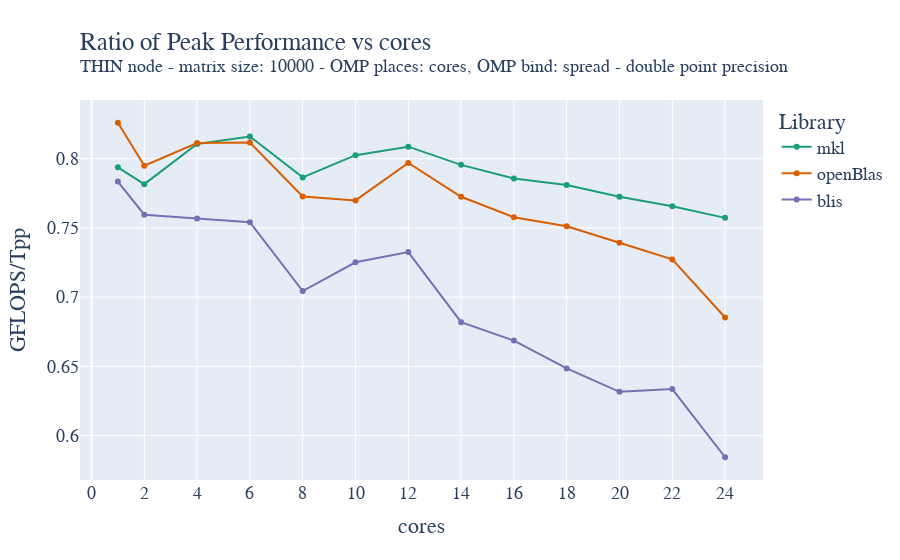

Source (notebook cell):
### Code cell
fig = go.Figure()

fig.add_trace(go.Scatter(x=mkl_double_avg["cores"]["mean"], y=mkl_double_avg["gflops"]["mean"]/T_peak_double, name='mkl',))
fig.add_trace(go.Scatter(x=oblas_double_avg["cores"]["mean"], y=oblas_double_avg["gflops"]["mean"]/T_peak_double, name='openBlas',))
fig.add_trace(go.Scatter(x=blis_double_avg["cores"]["mean"], y=blis_double_avg["gflops"]["mean"]/T_peak_double, name='blis',))

fig.update_layout(
    title=go.layout.Title(
        text="Ratio of Peak Performance vs cores<br><sup>THIN node - matrix size: 10000 - OMP places: cores, OMP bind: spread - double point precision</sup>",
        xref="paper",
        x=0,
    ),
    xaxis_title="cores",
    xaxis = dict(
        tickmode = 'linear',
        tick0 = '0',
        dtick = '2'
    ),
    yaxis_title="GFLOPS/Tpp",
    legend_title="Library",
    font=dict(
        family="Courier New, monospace",
        size=18,
    ),
    colorway=["#1b9e77","#d95f02", "#7570b3"]
)
fig.show()
fig.write_image("/home/andres/hpc/Foundations_of_HPC_2022/Assignment/my_assignment/report/images/fixed_size_thin_double_gflops_spread_ratio.pdf", height=500, width=1000)

### Figure 1 — Plotly figure (JSON) as saved in the notebook; plotly's stock layout.template omitted (floating-point values rounded to 4 significant figures)
{"data": [{"name": "mkl", "type": "scatter", "x": [1, 2, 4, 6, 8, 10, 12, 14, 16, 18, 20, 22, 24], "y": [0.7936, 0.7815, 0.8106, 0.8159, 0.7864, 0.8025, 0.8086, 0.7955, 0.7856, 0.781, 0.7725, 0.7656, 0.7572]}, {"name": "openBlas", "type": "scatter", "x": [1, 2, 4, 6, 8, 10, 12, 14, 16, 18, 20, 22, 24], "y": [0.8259, 0.7948, 0.8112, 0.8115, 0.7727, 0.7698, 0.7968, 0.7724, 0.7576, 0.7511, 0.7392, 0.7272, 0.6853]}, {"name": "blis", "type": "scatter", "x": [1, 2, 4, 6, 8, 10, 12, 14, 16, 18, 20, 22, 24], "y": [0.7834, 0.7595, 0.7567, 0.7541, 0.7044, 0.7251, 0.7325, 0.6819, 0.6686, 0.6486, 0.6316, 0.6337, 0.5844]}], "layout": {"colorway": ["#1b9e77", "#d95f02", "#7570b3"], "font": {"family": "Courier New, monospace", "size": 18}, "legend": {"title": {"text": "Library"}}, "title": {"text": "Ratio of Peak Performance vs cores<br><sup>THIN node - matrix size: 10000 - OMP places: cores, OMP bind: spread - double point precision</sup>", "x": 0, "xref": "paper"}, "xaxis": {"dtick": "2", "tick0": "0", "tickmode": "linear", "title": {"text": "cores"}}, "yaxis": {"title": {"text": "GFLOPS/Tpp"}}}}
